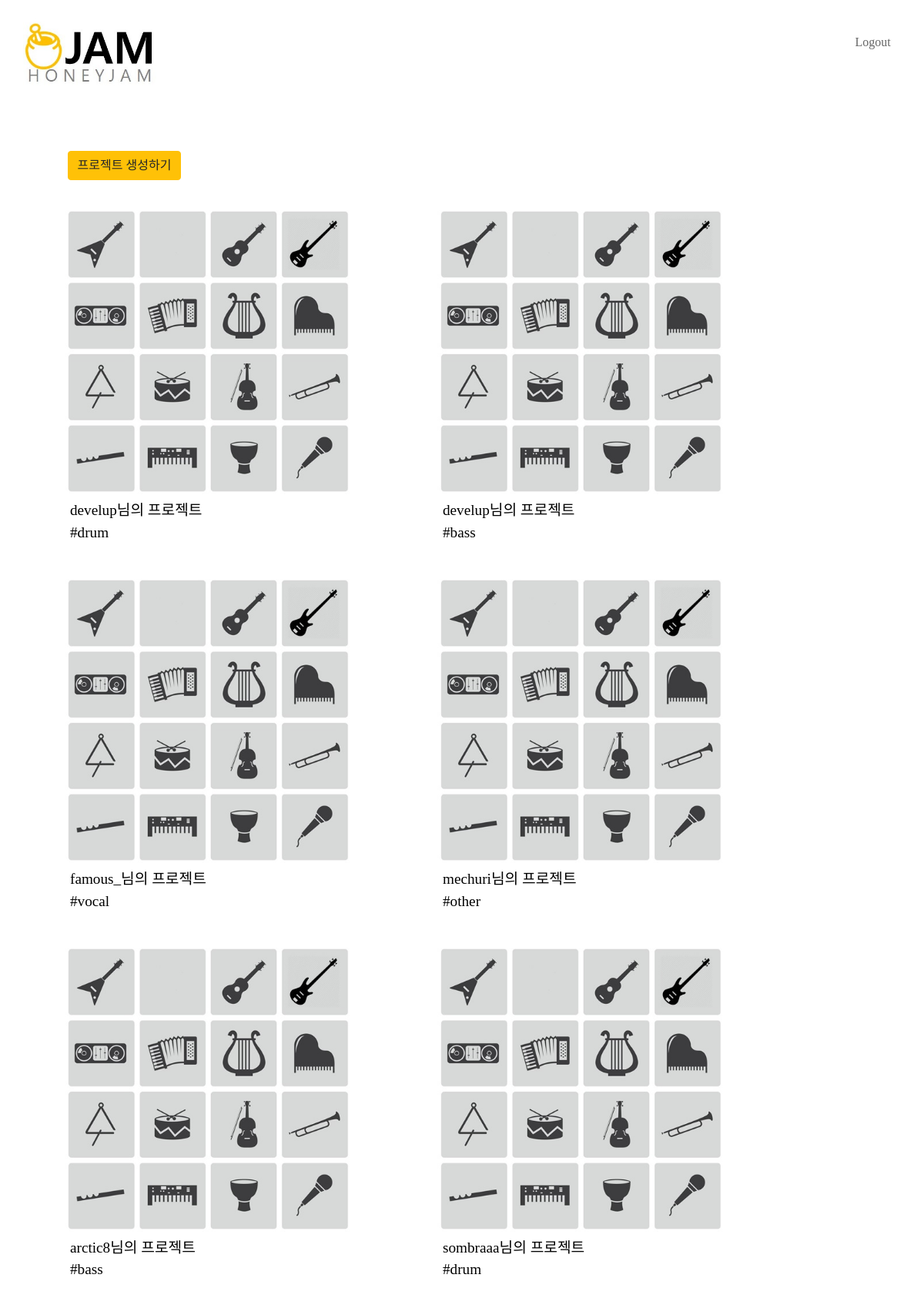
The app's page / (signed in), older data.
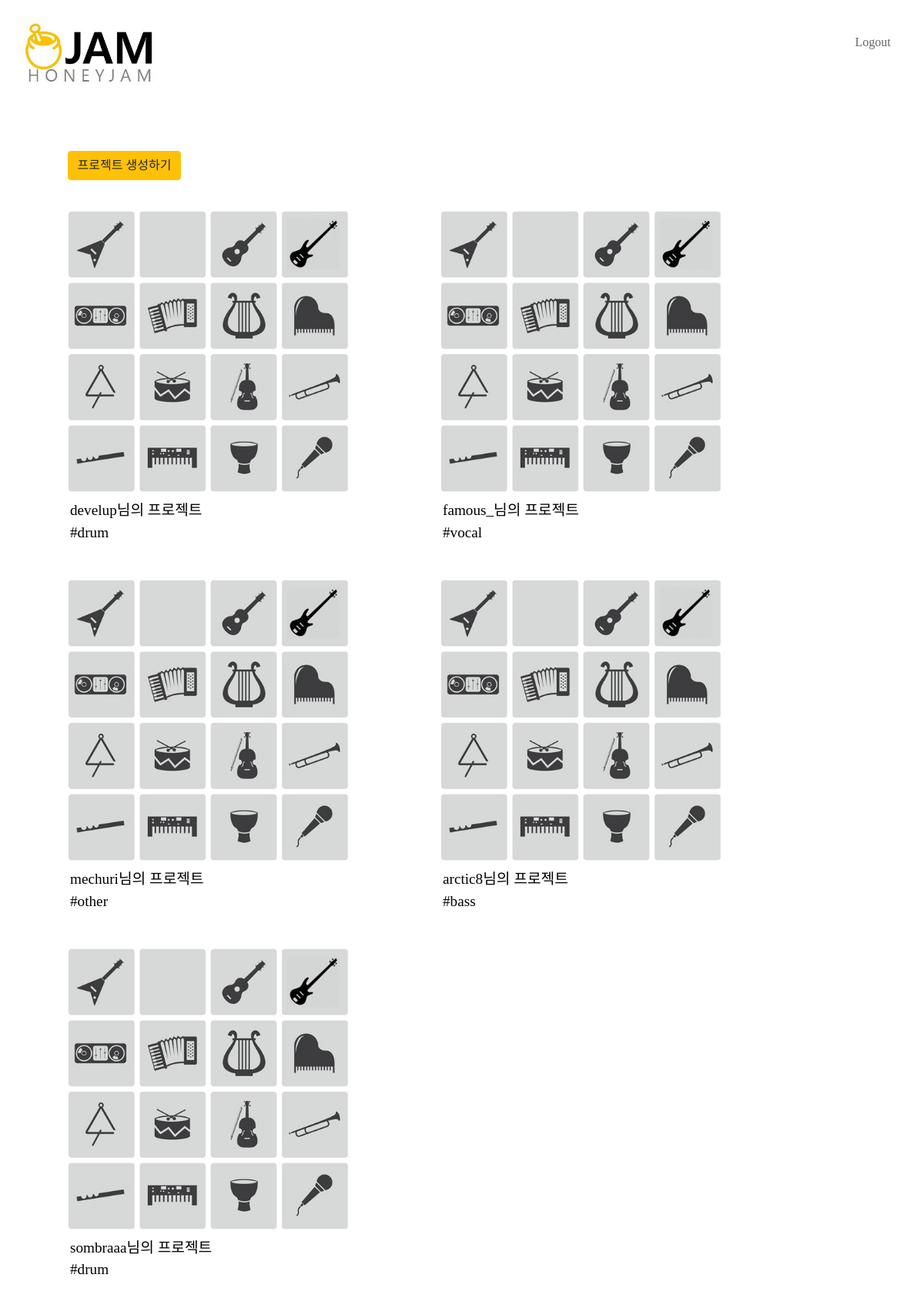
The same page, newer data.
### jam/models.py (models this page shows)
class Project(models.Model):
    INST_CHOICES = (
        ('vocal', 'vocal'),
        ('drum', 'drum'),
        ('elec', 'elec'),
        ('piano', 'piano'),
        ('bass', 'bass'),
        ('other', 'other'),
    )
    inst = models.CharField(max_length=20, choices=INST_CHOICES)
    user = models.ForeignKey(User, on_delete = models.CASCADE)
    content = models.TextField()
    file = models.FileField(upload_to="music", null=True)
    created_at = models.DateTimeField(auto_now_add=True)
    updated_at = models.DateTimeField(auto_now=True)

### jam/views.py (the view)
# urls.py: path('', views.main, name='main'),
def main(request):
    request.POST.get('user')
    project = Project.objects.all()
    return render(request, 'main.html', {"project":project})

### jam/templates/main.html
{% extends 'base.html' %}
{% load staticfiles %}
{% block content %}
<link rel="stylesheet" href="{% static 'main.css' %}">
<div class="main-wrap">
    {% if user.is_authenticated %}
    <div class="create-btn">
        <a href="{% url 'jam:create_project' %}" class="btn btn-warning">프로젝트 생성하기</a>
    </div>
    <div class="item-wrap">
        {% for item in project %}
            <div class="item">
                <div class="item-img">
                    <img src="{% static 'inst_icon.jpg' %}" alt="이미지">
                </div>
                <div class="item-text">
                    <a href="{% url 'jam:detail' item.id %}" class="btn btn-link">
                        {{ item.user }}님의 프로젝트<br>
                        #{{item.inst}}
                    </a>
                </div>
            </div>
            {% empty %}
            <h1>아직 올라온 프로젝트가 없습니다.</h1>
            {% endfor %}
        {% else %}
          <p>아직 로그인 하지 않았습니다</p>
          <a href="{% url 'account_login' %}" class="btn btn-dark">로그인</a>
          <a href="{% url 'account_signup' %}" class="btn btn-dark">회원가입</a>
{% endif %}
    </div>
</div>
{% endblock %}

Row changes from the older to the newer data that the page shows:
removed Project: user "develup", inst "bass"
